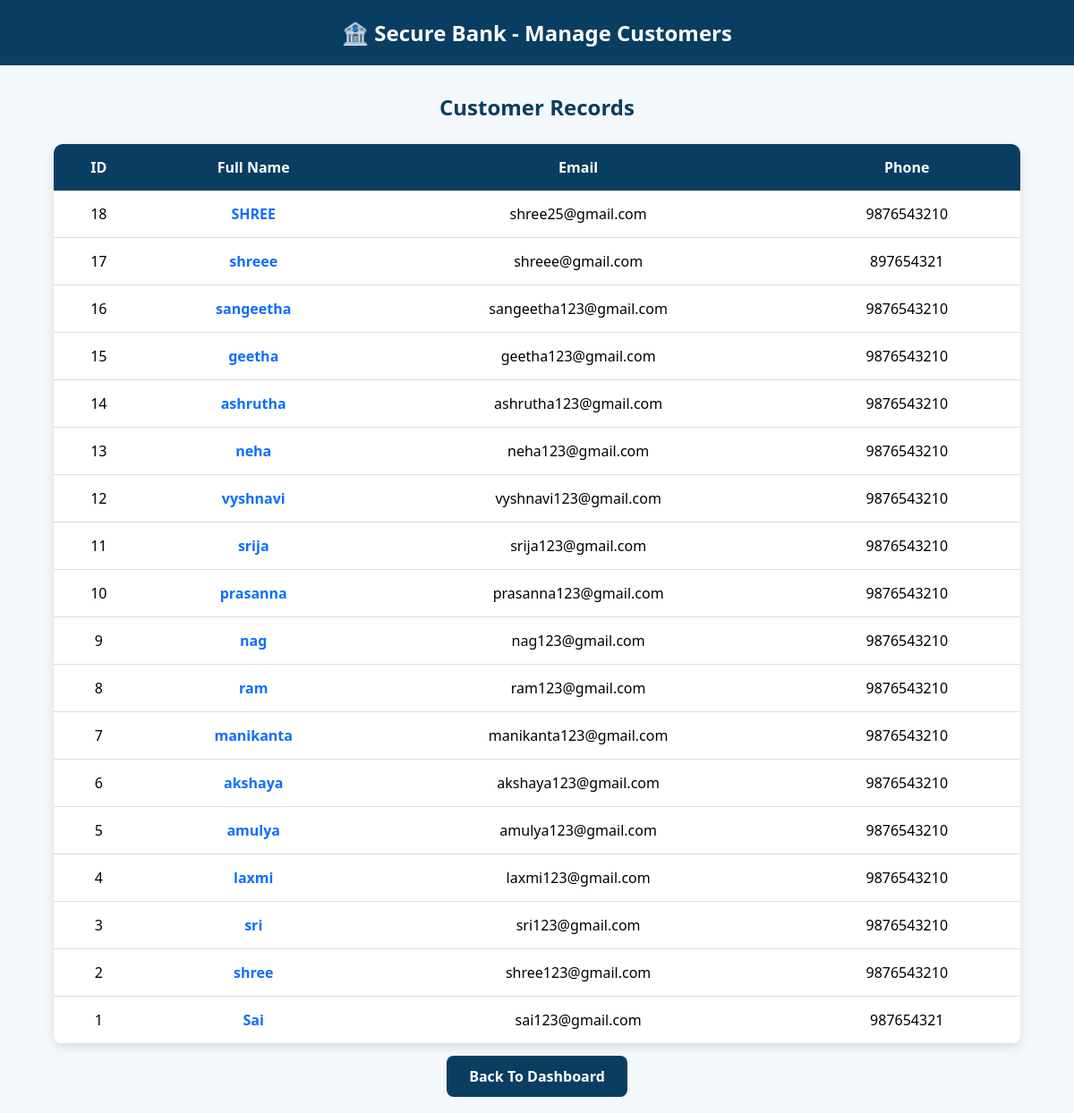
The app's page /manage-customers (signed in) with its own data.
### tables this page shows
CREATE TABLE users(
        id INTEGER PRIMARY KEY AUTOINCREMENT,
        full_name TEXT NOT NULL,
        email TEXT UNIQUE NOT NULL,
        phone TEXT NOT NULL,
        password TEXT NOT NULL
    );

### app.py (the view)
@app.route('/manage-customers')
def manage_customers():
    print("MANAGE CUSTOMERS OPENED")
    if 'admin' not in session:
        return redirect('/admin-login')
    conn = get_db_connection()
    cursor = conn.cursor()
    cursor.execute("""
    SELECT id, full_name, email, phone
    FROM users
    ORDER BY id DESC
    """)
    customers = cursor.fetchall()
    print(customers)
    conn.close()
    return render_template(
        'manage_customers.html',
        customers=customers
    )

### app.py (called while the page is built)
def get_db_connection():
    conn = sqlite3.connect("database/bank.db")
    conn.row_factory = sqlite3.Row
    return conn

### templates/manage_customers.html (shortened to what this page needs)
<!DOCTYPE html>
<html>
<head>
</head>
<body>
<div class="navbar">
    <h2>🏦 Secure Bank - Manage Customers</h2>
</div>
<div class="container">
    <div class="heading">
        <h2>Customer Records</h2>
    </div>
    <table>
        <tr>
            <th>ID</th>
            <th>Full Name</th>
            <th>Email</th>
            <th>Phone</th>
        </tr>
        {% for customer in customers %}
        <tr>
            <td>{{ customer['id'] }}</td>
            <td>
                <a href="/customer/{{ customer['id'] }}"
                style="text-decoration:none; color:#0D6EFD; font-weight:bold;">
                {{ customer['full_name'] }}
                </a>
            </td>
            <td>{{ customer['email'] }}</td>
            <td>{{ customer['phone'] }}</td>
        </tr>
        {% endfor %}
    </table>
    <div class="back">
        <a href="/admin-dashboard">
            Back To Dashboard
        </a>
    </div>
</div>
</body>
</html>

### templates/manage_customers.html (style rules this page uses)
* { margin:0; padding:0; box-sizing:border-box; font-family:Segoe UI, sans-serif; }
body { background:#f4f7fb; }
.navbar { background:#0A3D62; color:white; text-align:center; padding:20px; }
.container { width:90%; margin:30px auto; }
.heading { text-align:center; margin-bottom:25px; }
.heading h2 { color:#0A3D62; }
table { width:100%; border-collapse:collapse; background:white; box-shadow:0 4px 12px rgba(0,0,0,0.1); border-radius:10px; overflow:hidden; }
th { background:#0A3D62; color:white; padding:15px; }
td { padding:15px; text-align:center; border-bottom:1px solid #ddd; }
.back { text-align:center; margin-top:25px; }
.back a { text-decoration:none; background:#0A3D62; color:white; padding:12px 25px; border-radius:8px; font-weight:bold; }

### records on screen
users: id "18", full_name "SHREE", email "shree25@gmail.com", phone "9876543210"
users: id "17", full_name "shreee", email "shreee@gmail.com", phone "897654321"
users: id "16", full_name "sangeetha", email "sangeetha123@gmail.com", phone "9876543210"
users: id "15", full_name "geetha", email "geetha123@gmail.com", phone "9876543210"
users: id "14", full_name "ashrutha", email "ashrutha123@gmail.com", phone "9876543210"
users: id "13", full_name "neha", email "neha123@gmail.com", phone "9876543210"
users: id "12", full_name "vyshnavi", email "vyshnavi123@gmail.com", phone "9876543210"
users: id "11", full_name "srija", email "srija123@gmail.com", phone "9876543210"
users: id "10", full_name "prasanna", email "prasanna123@gmail.com", phone "9876543210"
users: id "9", full_name "nag", email "nag123@gmail.com", phone "9876543210"
users: id "8", full_name "ram", email "ram123@gmail.com", phone "9876543210"
users: id "7", full_name "manikanta", email "manikanta123@gmail.com", phone "9876543210"
users: id "6", full_name "akshaya", email "akshaya123@gmail.com", phone "9876543210"
users: id "5", full_name "amulya", email "amulya123@gmail.com", phone "9876543210"
users: id "4", full_name "laxmi", email "laxmi123@gmail.com", phone "9876543210"
users: id "3", full_name "sri", email "sri123@gmail.com", phone "9876543210"
users: id "2", full_name "shree", email "shree123@gmail.com", phone "9876543210"
users: id "1", full_name "Sai", email "sai123@gmail.com", phone "987654321"
